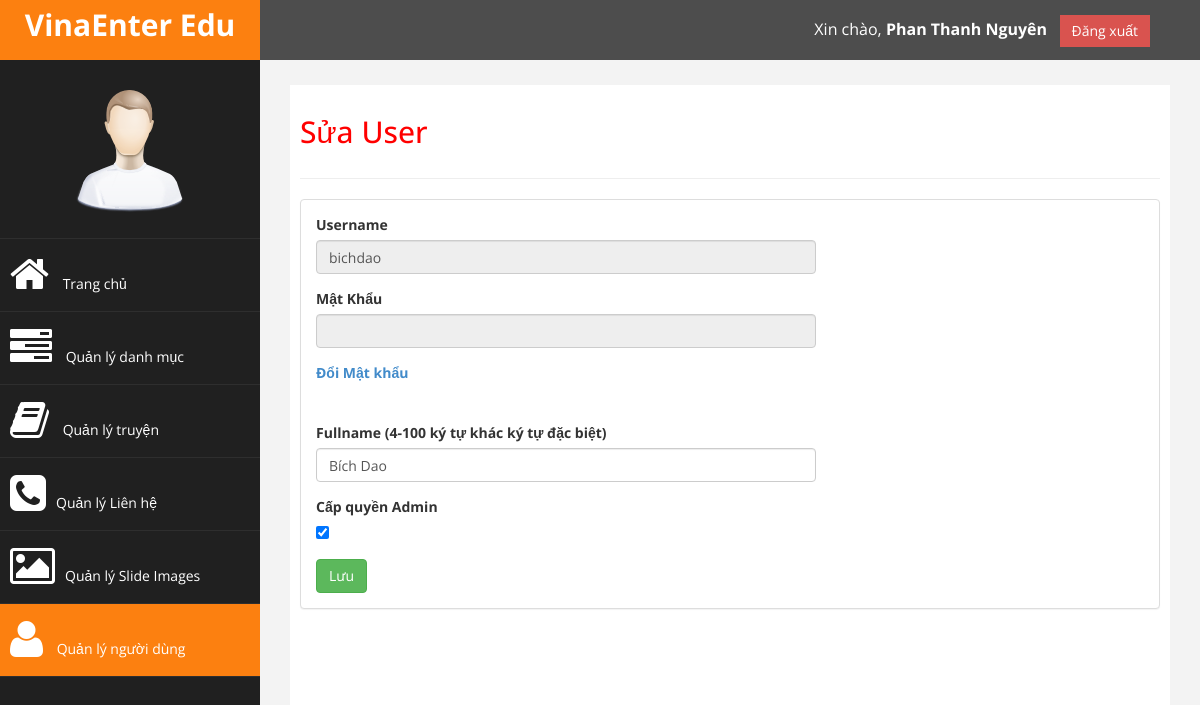
Page /admin/user/edit.php?p=user&idUser=4 (signed in) on the committed database.
### tables this page shows
CREATE TABLE `users` (
  `id` int(255) NOT NULL,
  `username` varchar(100) NOT NULL,
  `password` varchar(100) NOT NULL,
  `fullname` varchar(100) NOT NULL,
  `admin` int(2) NOT NULL
);

### admin/user/edit.php (the view, shortened to what this page needs)
<?php require_once $_SERVER['DOCUMENT_ROOT']. '/templates/admin/inc/header.php'; ?>
<?php require_once $_SERVER['DOCUMENT_ROOT']. '/templates/admin/inc/leftbar.php'; ?>
<div id="page-wrapper">
    <div id="page-inner">
        <div class="row">
            <div class="col-md-12">
                <h2>Sửa User</h2>
            </div>
        </div>
<?php
    if(isset($_GET['idUser'])){
       $idUser = $_GET['idUser'];
       $sql = "SELECT * FROM users WHERE id= {$idUser}";
       $query = $conn->query($sql);
       $arUser = mysqli_fetch_assoc($query);
       $un = $arUser['username'];
       $fn = $arUser['fullname'];
       $ad = $arUser['admin'];
    }
?>
        <hr />
        <div class="row">
            <div class="col-md-12">
                <div class="panel panel-default">
                    <div class="panel-body">
                        <div class="row">
                            <div class="col-md-11">
                                <form role="form" method="post">
                                    <div class="form-group">
                                        <label>Username</label>
                                        <input type="text" name="username" class="form-control" value="<?php echo  $un; ?>" readonly style="width: 500px"/>
                                    </div>
                                    <div class="form-group" id="form-password">
                                        <label>Mật Khẩu</label>
                                        <span id="span-password"><input type="password" readonly name="password" id="password" class="form-control" value=""  style="width: 500px"/></span>&nbsp;
                                    </div>
                                    <div class="form-group" id="form-repassword" >
                                        <label><a href="javascript:void(0)" onclick="return changepass()">Đổi Mật khẩu</a></label>
                                    </div>
                                    <div class="form-group">
                                        <label>Fullname (4-100 ký tự khác ký tự đặc biệt)</label>
                                        <input type="text" name="fullname" id="fullname"  class="form-control" onchange="return kiemtrafullname()" value="<?php echo  $fn; ?>"  style="width: 500px" />
                                    </div>
                                    <?php if($un !='admin') { ?>
                                        <div class="form-group">
                                            <label>Cấp quyền Admin</label>
                                            <input type="checkbox" name="checkbox" id="checkbox"  value="1" <?php if($ad==1) echo 'checked'; ?> >
                                        </div>
                                  <?php  } ?>
                                    <button type="submit" name="submit" class="btn btn-success btn-md">Lưu</button>
                                </form>
                            </div>
                        </div>
                    </div>
                </div>
            </div>
        </div>
    </div>
</div>
<?php require_once $_SERVER['DOCUMENT_ROOT']. '/templates/admin/inc/footer.php'; ?>

### templates/admin/css/custom.css (style rules this page uses)
body { font-family: 'Open Sans', sans-serif; }
#page-wrapper { padding: 15px 15px; min-height: 600px; background:#F3F3F3; }
#page-inner { width:100%; margin:10px 20px 10px 0px; background-color:#fff!important; padding:10px; min-height:1200px; }
h2 { color: #f00; }
@media (min-width:768px) { #page-wrapper { margin: 0 0 0 260px; padding: 15px 30px; min-height: 1200px; } }

### templates/admin/inc/header.php (style rules this page uses)
.form-group .form-control { display: inline; }
.form-group label { display: block; }

### rows in the picture
users: username "bichdao", fullname "Bích Dao", admin "☑"

### other values in the picture
$arUserLogin['fullname'] "Phan Thanh Nguyên"
